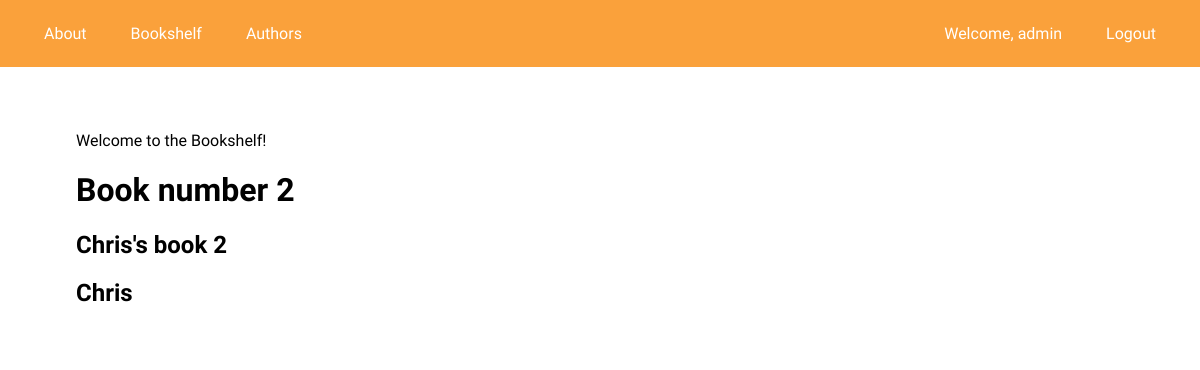
Screenshot of /books/2/ (signed in) with the database file from the repository.
### bookshelf/models.py (models this page shows, shortened)
class Book(models.Model):
    name = models.CharField(max_length=100)
    author = models.ForeignKey(Author, null=True, on_delete=models.SET_NULL)

class Author(models.Model):
    name = models.CharField(max_length=100)
    def __str__(self):
        return f'{self.name}'

### bookshelf/views.py (the view)
# urls.py: path('books/<int:id>/', views.showbook, name='bookshelf-show'), # to accept only numbers as id param
def showbook(req, id):
    book = {'book': Book.objects.get(pk=id)}
    return render(req, 'showbook.html', book)

### bookshelf/templates/showbook.html
{% extends "base.html" %}
{% block content %}
<h1>Book number {{book.id}}</h1>
<h2>{{ book.name }}</h2>
<h2>{{ book.author }}</h2>
{% endblock content %}

### bookshelf/templates/base.html (shortened to what this page needs)
{% load static %}
<!DOCTYPE html>
<html lang="en">
<head>
    <link rel="stylesheet" href="{% static 'css/main.css' %}">
</head>
<body>
    <nav>
        <div class="linkset left">
            <a href="{% url 'bookshelf-about' %}">About</a>
            <a href="{% url 'bookshelf-books' %}">Bookshelf</a>
            <a href="{% url 'bookshelf-authors' %}">Authors</a>
        </div>
        <div class="linkset right">
            {% if user.is_authenticated %}
                <span>Welcome, {{user}}</span>
                <a href="{% url 'logout' %}">Logout</a>
            {% else %}
                <a href="{% url 'signup' %}">Sign up</a>
                <a href="{% url 'login' %}">Login</a>
            {% endif %}
        </div>
    </nav>
<main>
    <p>Welcome to the Bookshelf!</p>
    {% block content %}
    {% endblock content %}
</main>
</body>
</html>

### bookshelf/static/css/main.css (style rules this page uses)
* { box-sizing: border-box; }
html, body { margin: 0; font-family: 'Goudy Bookletter 1911', serif; }
body { background-image: url('https://images.unsplash.com/photo-1507842217343-583bb7270b66?ixid=MnwxMjA3fDB8MHxzZWFyY2h8Mnx8Ym9va3NoZWxmfGVufDB8fDB8fA%3D%3D&ixlib=rb-1.2.1&w=1000&q=80'); display: flex; justify-content: center; flex-direction: column; align-items: center; }
nav { width: 100vw; padding: 1.5rem; display: flex; justify-content: space-between; background-color: rgb(250, 161, 59); }
.linkset > * { margin: 0 20px; color: white; font-size: 0.8rem; }
.right { text-align: right; }
.left { text-align: left; }
a { cursor: pointer; text-decoration: none; }
main { width: 90%; padding: 1rem; margin: 2rem; background-color: rgba(255, 255, 255, 0.7); }
@media only screen and (min-width: 480px) { .linkset > * { font-size: 1rem; } }

### rows the page displays
Book: id "2", name "Chris's book 2", author "Chris"

### other values shown
{{ user }} "admin"
